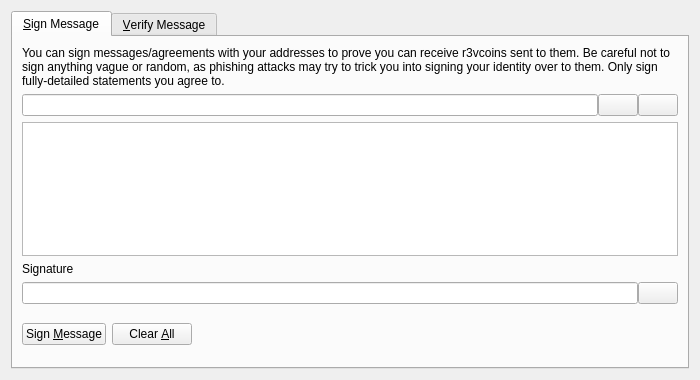
<?xml version="1.0" encoding="UTF-8"?>
<ui version="4.0">
 <class>SignVerifyMessageDialog</class>
 <widget class="QDialog" name="SignVerifyMessageDialog">
  <property name="geometry">
   <rect>
    <x>0</x>
    <y>0</y>
    <width>700</width>
    <height>380</height>
   </rect>
  </property>
  <property name="windowTitle">
   <string>Signatures - Sign / Verify a Message</string>
  </property>
  <property name="modal">
   <bool>true</bool>
  </property>
  <layout class="QVBoxLayout" name="verticalLayout">
   <item>
    <widget class="QTabWidget" name="tabWidget">
     <property name="currentIndex">
      <number>0</number>
     </property>
     <widget class="QWidget" name="tabSignMessage">
      <attribute name="title">
       <string>&amp;Sign Message</string>
      </attribute>
      <layout class="QVBoxLayout" name="verticalLayout_SM">
       <item>
        <widget class="QLabel" name="infoLabel_SM">
         <property name="text">
          <string>You can sign messages/agreements with your addresses to prove you can receive r3vcoins sent to them. Be careful not to sign anything vague or random, as phishing attacks may try to trick you into signing your identity over to them. Only sign fully-detailed statements you agree to.</string>
         </property>
         <property name="textFormat">
          <enum>Qt::PlainText</enum>
         </property>
         <property name="wordWrap">
          <bool>true</bool>
         </property>
        </widget>
       </item>
       <item>
        <layout class="QHBoxLayout" name="horizontalLayout_1_SM">
         <property name="spacing">
          <number>0</number>
         </property>
         <item>
          <widget class="QValidatedLineEdit" name="addressIn_SM">
           <property name="toolTip">
            <string>The R3VCoin address to sign the message with</string>
           </property>
          </widget>
         </item>
         <item>
          <widget class="QPushButton" name="addressBookButton_SM">
           <property name="toolTip">
            <string>Choose previously used address</string>
           </property>
           <property name="text">
            <string/>
           </property>
           <property name="icon">
            <iconset resource="../bitcoin.qrc">
             <normaloff>:/icons/address-book</normaloff>:/icons/address-book</iconset>
           </property>
           <property name="shortcut">
            <string>Alt+A</string>
           </property>
           <property name="autoDefault">
            <bool>false</bool>
           </property>
          </widget>
         </item>
         <item>
          <widget class="QPushButton" name="pasteButton_SM">
           <property name="toolTip">
            <string>Paste address from clipboard</string>
           </property>
           <property name="text">
            <string/>
           </property>
           <property name="icon">
            <iconset resource="../bitcoin.qrc">
             <normaloff>:/icons/editpaste</normaloff>:/icons/editpaste</iconset>
           </property>
           <property name="shortcut">
            <string>Alt+P</string>
           </property>
           <property name="autoDefault">
            <bool>false</bool>
           </property>
          </widget>
         </item>
        </layout>
       </item>
       <item>
        <widget class="QPlainTextEdit" name="messageIn_SM">
         <property name="toolTip">
          <string>Enter the message you want to sign here</string>
         </property>
        </widget>
       </item>
       <item>
        <widget class="QLabel" name="signatureLabel_SM">
         <property name="text">
          <string>Signature</string>
         </property>
         <property name="textFormat">
          <enum>Qt::PlainText</enum>
         </property>
        </widget>
       </item>
       <item>
        <layout class="QHBoxLayout" name="horizontalLayout_2_SM">
         <property name="spacing">
          <number>0</number>
         </property>
         <item>
          <widget class="QLineEdit" name="signatureOut_SM">
           <property name="font">
            <font>
             <italic>true</italic>
            </font>
           </property>
           <property name="readOnly">
            <bool>true</bool>
           </property>
          </widget>
         </item>
         <item>
          <widget class="QPushButton" name="copySignatureButton_SM">
           <property name="toolTip">
            <string>Copy the current signature to the system clipboard</string>
           </property>
           <property name="text">
            <string/>
           </property>
           <property name="icon">
            <iconset resource="../bitcoin.qrc">
             <normaloff>:/icons/editcopy</normaloff>:/icons/editcopy</iconset>
           </property>
           <property name="autoDefault">
            <bool>false</bool>
           </property>
          </widget>
         </item>
        </layout>
       </item>
       <item>
        <layout class="QHBoxLayout" name="horizontalLayout_3_SM">
         <item>
          <widget class="QPushButton" name="signMessageButton_SM">
           <property name="toolTip">
            <string>Sign the message to prove you own this R3VCoin address</string>
           </property>
           <property name="text">
            <string>Sign &amp;Message</string>
           </property>
           <property name="icon">
            <iconset resource="../bitcoin.qrc">
             <normaloff>:/icons/edit</normaloff>:/icons/edit</iconset>
           </property>
           <property name="autoDefault">
            <bool>false</bool>
           </property>
          </widget>
         </item>
         <item>
          <widget class="QPushButton" name="clearButton_SM">
           <property name="toolTip">
            <string>Reset all sign message fields</string>
           </property>
           <property name="text">
            <string>Clear &amp;All</string>
           </property>
           <property name="icon">
            <iconset resource="../bitcoin.qrc">
             <normaloff>:/icons/remove</normaloff>:/icons/remove</iconset>
           </property>
           <property name="autoDefault">
            <bool>false</bool>
           </property>
          </widget>
         </item>
         <item>
          <spacer name="horizontalSpacer_1_SM">
           <property name="orientation">
            <enum>Qt::Horizontal</enum>
           </property>
           <property name="sizeHint" stdset="0">
            <size>
             <width>40</width>
             <height>48</height>
            </size>
           </property>
          </spacer>
         </item>
         <item>
          <widget class="QLabel" name="statusLabel_SM">
           <property name="font">
            <font>
             <weight>75</weight>
             <bold>true</bold>
            </font>
           </property>
           <property name="text">
            <string/>
           </property>
           <property name="wordWrap">
            <bool>true</bool>
           </property>
          </widget>
         </item>
         <item>
          <spacer name="horizontalSpacer_2_SM">
           <property name="orientation">
            <enum>Qt::Horizontal</enum>
           </property>
           <property name="sizeHint" stdset="0">
            <size>
             <width>40</width>
             <height>48</height>
            </size>
           </property>
          </spacer>
         </item>
        </layout>
       </item>
      </layout>
     </widget>
     <widget class="QWidget" name="tabVerifyMessage">
      <attribute name="title">
       <string>&amp;Verify Message</string>
      </attribute>
      <layout class="QVBoxLayout" name="verticalLayout_VM">
       <item>
        <widget class="QLabel" name="infoLabel_VM">
         <property name="text">
          <string>Enter the receiver's address, message (ensure you copy line breaks, spaces, tabs, etc. exactly) and signature below to verify the message. Be careful not to read more into the signature than what is in the signed message itself, to avoid being tricked by a man-in-the-middle attack. Note that this only proves the signing party receives with the address, it cannot prove sendership of any transaction!</string>
         </property>
         <property name="textFormat">
          <enum>Qt::PlainText</enum>
         </property>
         <property name="alignment">
          <set>Qt::AlignLeading|Qt::AlignLeft|Qt::AlignTop</set>
         </property>
         <property name="wordWrap">
          <bool>true</bool>
         </property>
        </widget>
       </item>
       <item>
        <layout class="QHBoxLayout" name="horizontalLayout_1_VM">
         <property name="spacing">
          <number>0</number>
         </property>
         <item>
          <widget class="QValidatedLineEdit" name="addressIn_VM">
           <property name="toolTip">
            <string>The R3VCoin address the message was signed with</string>
           </property>
          </widget>
         </item>
         <item>
          <widget class="QPushButton" name="addressBookButton_VM">
           <property name="toolTip">
            <string>Choose previously used address</string>
           </property>
           <property name="text">
            <string/>
           </property>
           <property name="icon">
            <iconset resource="../bitcoin.qrc">
             <normaloff>:/icons/address-book</normaloff>:/icons/address-book</iconset>
           </property>
           <property name="shortcut">
            <string>Alt+A</string>
           </property>
           <property name="autoDefault">
            <bool>false</bool>
           </property>
          </widget>
         </item>
        </layout>
       </item>
       <item>
        <widget class="QPlainTextEdit" name="messageIn_VM"/>
       </item>
       <item>
        <widget class="QValidatedLineEdit" name="signatureIn_VM"/>
       </item>
       <item>
        <layout class="QHBoxLayout" name="horizontalLayout_2_VM">
         <item>
          <widget class="QPushButton" name="verifyMessageButton_VM">
           <property name="toolTip">
            <string>Verify the message to ensure it was signed with the specified R3VCoin address</string>
           </property>
           <property name="text">
            <string>Verify &amp;Message</string>
           </property>
           <property name="icon">
            <iconset resource="../bitcoin.qrc">
             <normaloff>:/icons/transaction_0</normaloff>:/icons/transaction_0</iconset>
           </property>
           <property name="autoDefault">
            <bool>false</bool>
           </property>
          </widget>
         </item>
         <item>
          <widget class="QPushButton" name="clearButton_VM">
           <property name="toolTip">
            <string>Reset all verify message fields</string>
           </property>
           <property name="text">
            <string>Clear &amp;All</string>
           </property>
           <property name="icon">
            <iconset resource="../bitcoin.qrc">
             <normaloff>:/icons/remove</normaloff>:/icons/remove</iconset>
           </property>
           <property name="autoDefault">
            <bool>false</bool>
           </property>
          </widget>
         </item>
         <item>
          <spacer name="horizontalSpacer_1_VM">
           <property name="orientation">
            <enum>Qt::Horizontal</enum>
           </property>
           <property name="sizeHint" stdset="0">
            <size>
             <width>40</width>
             <height>48</height>
            </size>
           </property>
          </spacer>
         </item>
         <item>
          <widget class="QLabel" name="statusLabel_VM">
           <property name="font">
            <font>
             <weight>75</weight>
             <bold>true</bold>
            </font>
           </property>
           <property name="text">
            <string/>
           </property>
           <property name="wordWrap">
            <bool>true</bool>
           </property>
          </widget>
         </item>
         <item>
          <spacer name="horizontalSpacer_2_VM">
           <property name="orientation">
            <enum>Qt::Horizontal</enum>
           </property>
           <property name="sizeHint" stdset="0">
            <size>
             <width>40</width>
             <height>48</height>
            </size>
           </property>
          </spacer>
         </item>
        </layout>
       </item>
      </layout>
     </widget>
    </widget>
   </item>
  </layout>
 </widget>
 <customwidgets>
  <customwidget>
   <class>QValidatedLineEdit</class>
   <extends>QLineEdit</extends>
   <header>qvalidatedlineedit.h</header>
  </customwidget>
 </customwidgets>
 <resources>
  <include location="../bitcoin.qrc"/>
 </resources>
 <connections/>
</ui>
